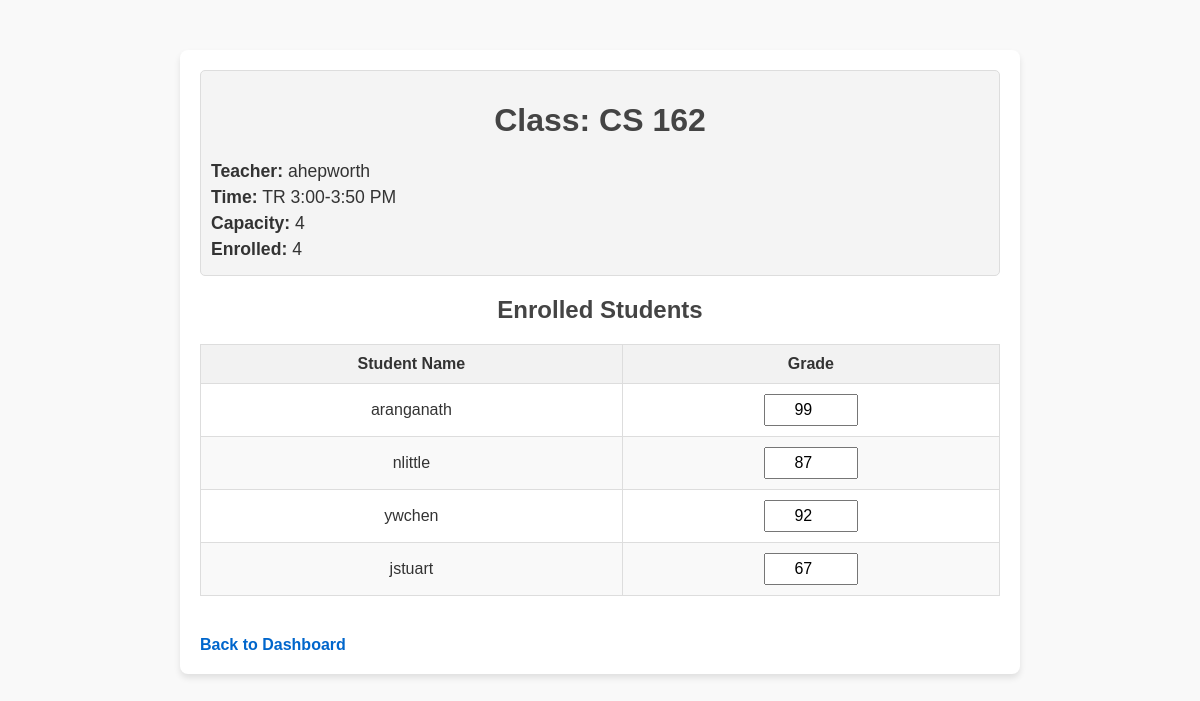
/class/4, run on the app's committed database.
### models.py (models this page shows)
class Class(db.Model):
    __tablename__ = 'classes'
    id = db.Column(db.Integer, primary_key=True)
    name = db.Column(db.String, nullable=False)
    teacher_id = db.Column(db.Integer, db.ForeignKey('auth.id'), nullable=False)
    time = db.Column(db.String, nullable=False)
    capacity = db.Column(db.Integer, nullable=False)
    teacher = db.relationship('User', backref='classes', lazy=True)

class User(db.Model):
    __tablename__ = 'auth'
    id = db.Column(db.Integer, primary_key=True)
    username = db.Column(db.String, unique=True, nullable=False)
    password = db.Column(db.String, nullable=False)  # Store plaintext password here
    role = db.Column(db.String, nullable=False)  # 'student', 'teacher', 'admin'

### app.py (the view)
@app.route('/class/<int:class_id>', methods=['GET'])
def view_class(class_id):
    class_ = Class.query.get_or_404(class_id)
    teacher = User.query.get_or_404(class_.teacher_id)
    enrollments = Enrollment.query.filter_by(class_id=class_.id).all()
    students = [
        {
            'id': enrollment.student_id,
            'name': User.query.get(enrollment.student_id).username,
            'grade': enrollment.grade
        }
        for enrollment in enrollments
    ]
    return render_template('class_detail.html', class_=class_, teacher=teacher, students=students)

### templates/class_detail.html (shortened to what this page needs)
<!DOCTYPE html>
<html lang="en">
<head>
    <link rel="stylesheet" href="{{ url_for('static', filename='css/styles.css') }}">
</head>
<body>
    <div class="container">
        <div class="class-details">
            <h1>Class: {{ class_.name }}</h1>
            <p><strong>Teacher:</strong> {{ teacher.username }}</p>
            <p><strong>Time:</strong> {{ class_.time }}</p>
            <p><strong>Capacity:</strong> {{ class_.capacity }}</p>
            <p><strong>Enrolled:</strong> {{ students|length }}</p>
        </div>
        <h2>Enrolled Students</h2>
        <table class="students-table">
            <thead>
                <tr>
                    <th>Student Name</th>
                    <th>Grade</th>
                </tr>
            </thead>
            <tbody>
                {% for student in students %}
                <tr>
                    <td>{{ student.name }}</td>
                    <td>
                        <input
                            type="number"
                            class="grade-input"
                            value="{{ student['grade'] if student['grade'] is not none else '' }}"
                            onchange="updateGrade({{ student['id'] }}, {{ class_.id }}, this);"
                        />
                    </td>
                </tr>
                {% endfor %}
            </tbody>
        </table>
        <a href="{{ url_for('dashboard', role='teacher') }}" class="back-link">Back to Dashboard</a>
    </div>
</body>
</html>

### static/css/styles.css (style rules this page uses)
body { font-family: Arial, sans-serif; background-color: #f9f9f9; color: #333; margin: 0; padding: 0; }
.container { max-width: 800px; margin: 50px auto; padding: 20px; background: #fff; border-radius: 8px; box-shadow: 0 4px 6px rgba(0, 0, 0, 0.1); }
h1, h2 { text-align: center; color: #444; }
.class-details { margin-bottom: 20px; padding: 10px; background-color: #f4f4f4; border: 1px solid #ddd; border-radius: 5px; }
.class-details p { margin: 5px 0; font-size: 1.1em; }
.students-table { width: 100%; border-collapse: collapse; margin-top: 20px; margin-bottom: 20px; }
.students-table th, .students-table td { border: 1px solid #ddd; padding: 10px; text-align: center; }
.students-table th { background-color: #f2f2f2; font-weight: bold; }
.students-table tr:nth-child(even) { background-color: #f9f9f9; }
.grade-input { width: 80px; padding: 5px; font-size: 1em; text-align: center; }
.back-link { display: inline-block; margin-top: 20px; text-align: center; text-decoration: none; font-weight: bold; color: #0066cc; }

### data on the page
Class: name "CS 162", time "TR 3:00-3:50 PM", capacity "4"
User: username "ahepworth"
User: name "aranganath", student "99"
User: name "nlittle", student "87"
User: name "ywchen", student "92"
User: name "jstuart", student "67"

### other printed values
{{ students|length }} "4"
